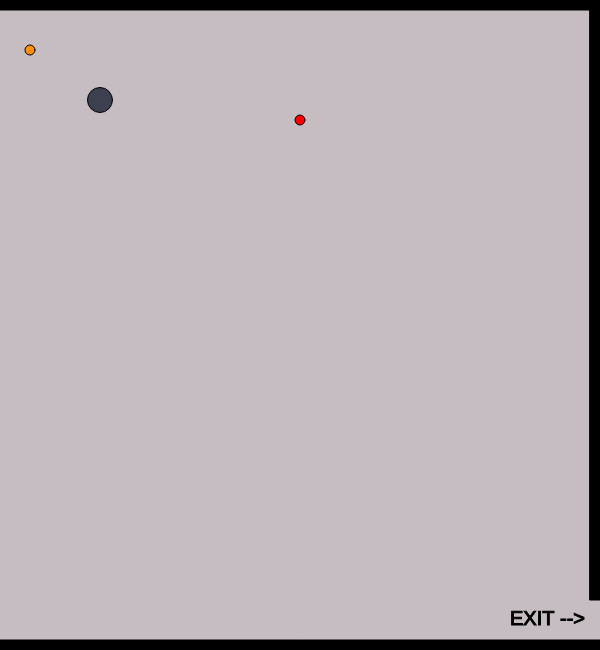
Frame 1 (no input)
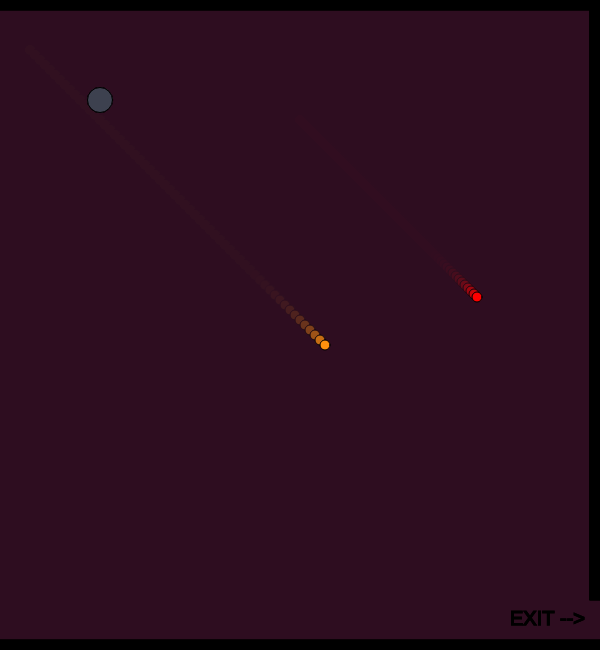
Frame 60 (no input)
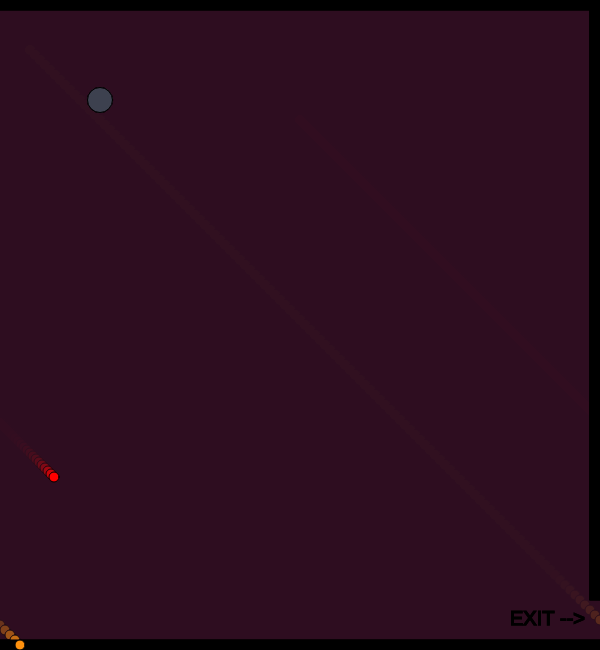
Frame 120 (the mouse pressed at the canvas centre since frame 60)

The p5.js sketch that drew these frames (run headless with seeded random() and noise() and a simulated clock; from frame 60 on, the mouse is pressed at the canvas centre):

// p5.js sketch
// ── sketch.js
var characterX = 100;
var characterY = 100;

var up = 87;   
var down = 83; 
var left = 65; 
var right = 68; 

var shapeX = 30;
var shapeY = 50;
var shapeXSpeed;
var shapeYSpeed;

var shape2X = 300;
var shape2Y = 120;
var shape2XSpeed;
var shape2YSpeed;

var mouseShapeX;
var mouseShapeY;

function setup() { 
  createCanvas(600, 650);
  shapeXSpeed = Math.floor(Math.random() * 3) + 3;
  shapeYSpeed = Math.floor(Math.random() * 3) + 3;
  shape2XSpeed = Math.floor(Math.random() * 3) + 3;
  shape2YSpeed = Math.floor(Math.random() * 3) + 3;
}

function draw() {
  background(50, 15, 35, 70);
createBorder();
exitMessage();
makecharacter();
characterMovement();
smallBall1();
ballMovement();
smallBall2();
ballMovement2();
winnerwinner();
clickObject();

}


function createBorder()
{
  stroke(0);
  fill(0);
  

  rect(0, 0, width, 10);            
  rect(0, height - 10, width, 10);  
  rect(width - 10, 0, 10, height-50);   
}

function exitMessage()
{

  textSize(20);
  text("EXIT -->", width - 90, height - 25);  
}

function makecharacter()
{
  fill(61, 65, 79);
  circle(characterX, characterY, 25);  
}

function characterMovement()
{
  if (keyIsDown(left)) {
    characterX -= 8;
  }
  if (keyIsDown(right)) {
    characterX += 8;
  }
  if (keyIsDown(up)) {
    characterY -= 8;
  }
  if (keyIsDown(down)) {
    characterY += 8;
  }  
}


function smallBall1()
{
  fill(255, 145, 14);
  circle(shapeX, shapeY, 10);
}
function ballMovement()
{
   shapeX += shapeXSpeed;
  shapeY += shapeYSpeed;


  if (shapeX > width) {
    shapeX = 0;
  }
  if (shapeX < 0) {
    shapeX = width;
  }
  if (shapeY > height) {
    shapeY = 0;
  }
  if (shapeY < 0) {
    shapeY = height;
  } 
}

function smallBall2()
{
  fill(255, 0, 0);
  circle(shape2X, shape2Y, 10);
}

function ballMovement2() 
{
  shape2X += shape2XSpeed;
  shape2Y += shape2YSpeed;


  if (shape2X > width) {
    shape2X = 0;
  }
  if (shape2X < 0) {
    shape2X = width;
  }
  if (shape2Y > height) {
    shape2Y = 0;
  }
  if (shape2Y < 0) {
    shape2Y = height;
  }
}


function winnerwinner()
{
  
  if (characterX > width - 50 && characterY > height - 50) {
    fill(0);
    stroke(3);
    textSize(50);
    text("YOU DID IT!!", width / 2 - 135, height / 2 - 50);
  }
}

function clickObject()
{
  fill(110, 127, 120);
  circle(mouseShapeX, mouseShapeY, 31);
}

function mouseClicked() {
  mouseShapeX = mouseX;
  mouseShapeY = mouseY;
}
